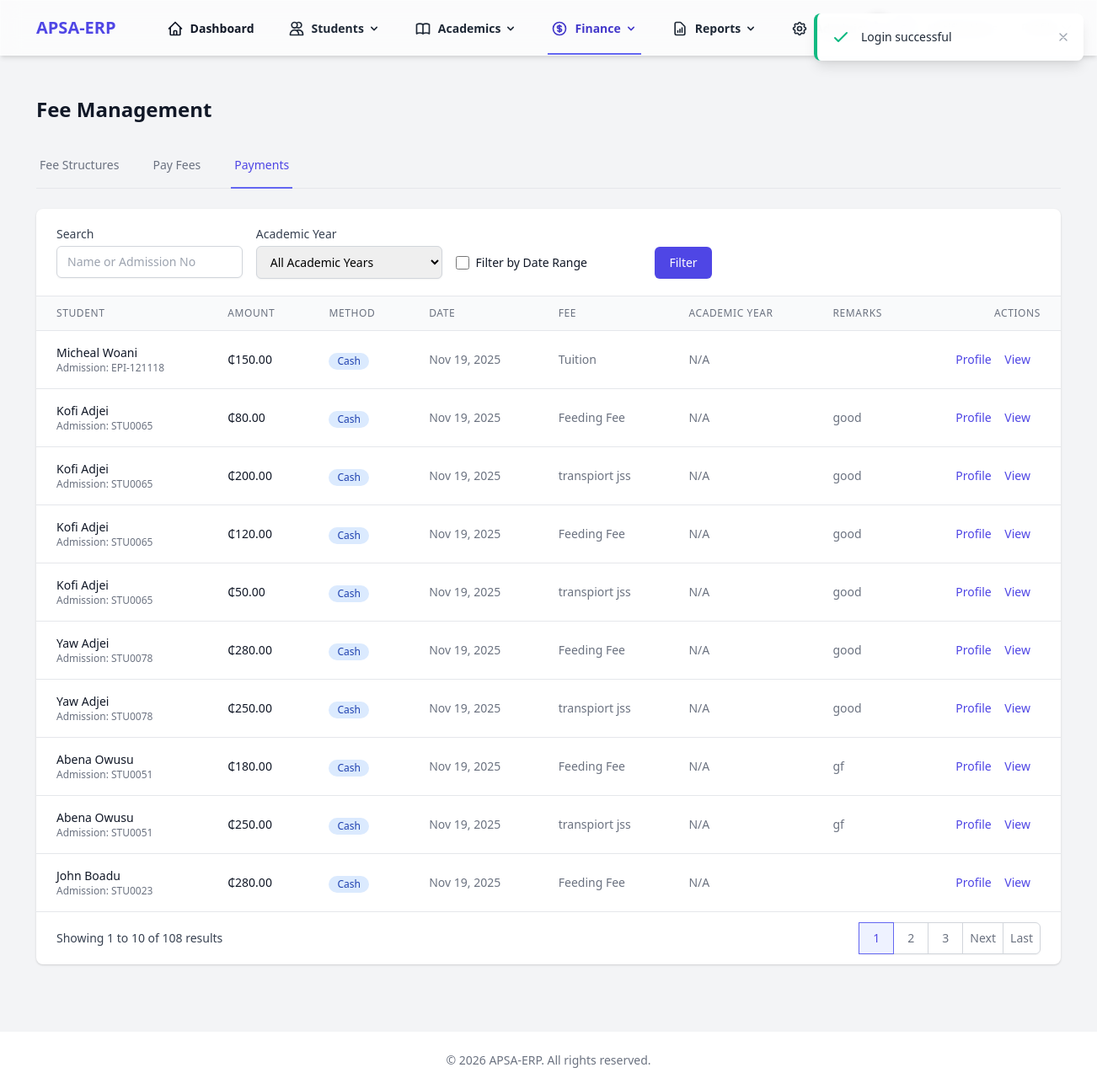
The page /fees?tab=payments (signed in) on the database as committed earlier.
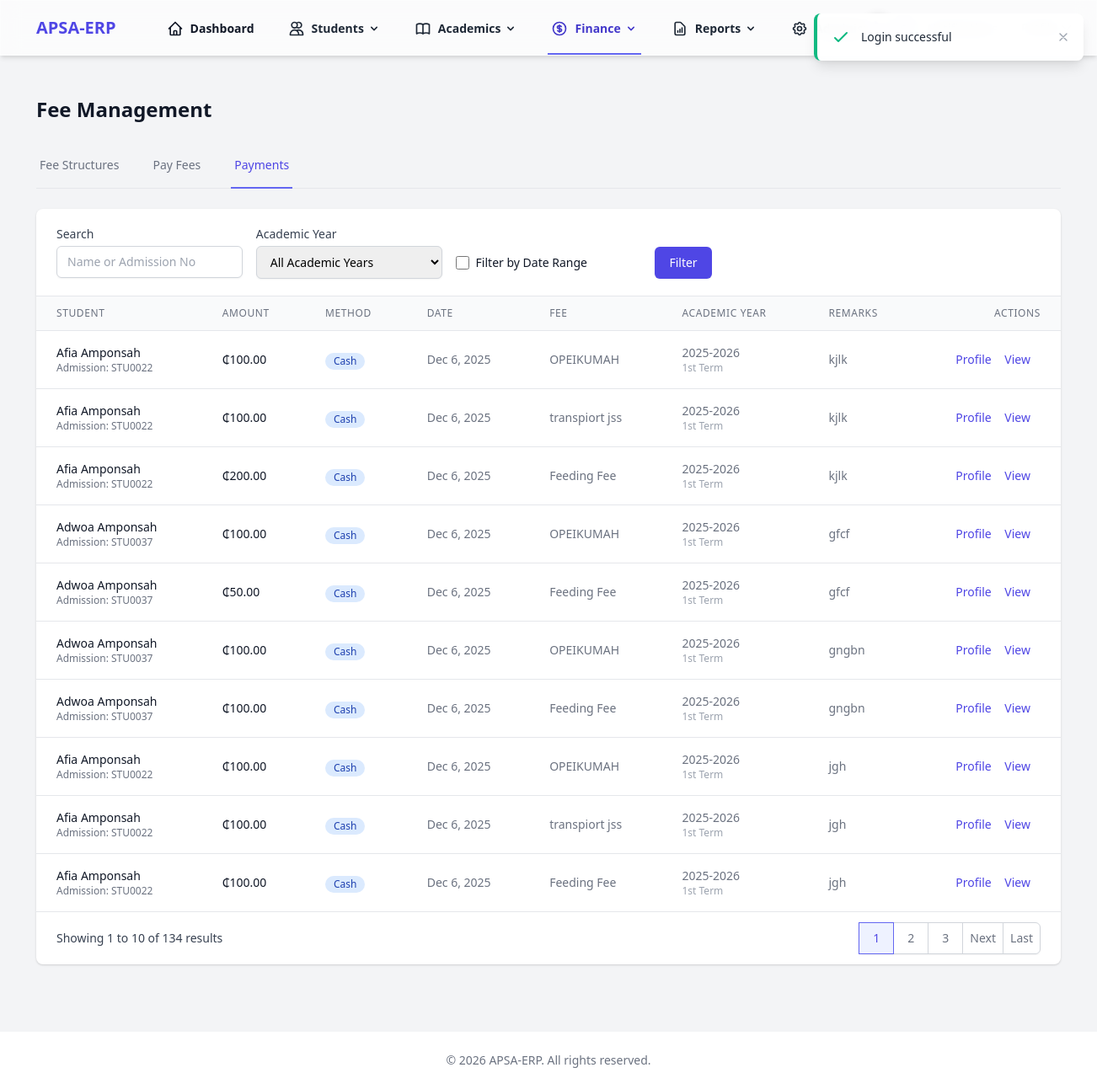
The same page on the database as committed later.
### tables this page shows
CREATE TABLE `payments` (
  `id` int NOT NULL AUTO_INCREMENT,
  `transaction_id` varchar(50) DEFAULT NULL,
  `student_id` int NOT NULL,
  `fee_id` int DEFAULT NULL,
  `academic_year_id` int DEFAULT NULL,
  `term` varchar(50) DEFAULT NULL,
  `cash_payer_name` varchar(100) DEFAULT NULL,
  `cash_payer_phone` varchar(20) DEFAULT NULL,
  `mobile_money_sender_name` varchar(100) DEFAULT NULL,
  `mobile_money_sender_number` varchar(20) DEFAULT NULL,
  `mobile_money_reference` varchar(100) DEFAULT NULL,
  `bank_transfer_sender_bank` varchar(100) DEFAULT NULL,
  `bank_transfer_invoice_number` varchar(100) DEFAULT NULL,
  `bank_transfer_details` text,
  `cheque_bank` varchar(100) DEFAULT NULL,
  `cheque_number` varchar(50) DEFAULT NULL,
  `cheque_details` text,
  `amount` decimal(10,2) NOT NULL,
  `method` enum('cash','cheque','bank_transfer','mobile_money','other') DEFAULT NULL,
  `date` date NOT NULL,
  `remarks` text,
  `created_at` timestamp NULL DEFAULT CURRENT_TIMESTAMP,
  `updated_at` timestamp NULL DEFAULT CURRENT_TIMESTAMP ON UPDATE CURRENT_TIMESTAMP,
  PRIMARY KEY (`id`),
  KEY `student_id` (`student_id`),
  KEY `fk_payments_fee_id` (`fee_id`),
  KEY `fk_payments_academic_year_id` (`academic_year_id`),
  KEY `idx_transaction_id` (`transaction_id`)
);

CREATE TABLE `students` (
  `id` int NOT NULL AUTO_INCREMENT,
  `user_id` int DEFAULT NULL,
  `admission_no` varchar(20) NOT NULL,
  `first_name` varchar(50) NOT NULL,
  `last_name` varchar(50) NOT NULL,
  `dob` date DEFAULT NULL,
  `gender` enum('male','female','other') DEFAULT NULL,
  `class_id` int DEFAULT NULL,
  `guardian_name` varchar(100) DEFAULT NULL,
  `guardian_phone` varchar(20) DEFAULT NULL,
  `address` text,
  `medical_info` text,
  `created_at` timestamp NULL DEFAULT CURRENT_TIMESTAMP,
  `updated_at` timestamp NULL DEFAULT CURRENT_TIMESTAMP ON UPDATE CURRENT_TIMESTAMP,
  `profile_picture` varchar(255) DEFAULT NULL,
  `admission_date` date DEFAULT NULL,
  `academic_year_id` int DEFAULT NULL,
  `student_category` enum('regular_day','regular_boarding','international') NOT NULL DEFAULT 'regular_day',
  `student_category_details` text,
  PRIMARY KEY (`id`),
  UNIQUE KEY `admission_no` (`admission_no`),
  KEY `user_id` (`user_id`),
  KEY `fk_students_academic_year` (`academic_year_id`)
);

CREATE TABLE `fees` (
  `id` int NOT NULL AUTO_INCREMENT,
  `name` varchar(100) NOT NULL,
  `amount` decimal(10,2) NOT NULL,
  `type` enum('tuition','transport','feeding','other') DEFAULT 'other',
  `class_id` int DEFAULT NULL,
  `original_classes` text,
  `academic_year_id` int DEFAULT NULL,
  `description` text,
  `created_at` timestamp NULL DEFAULT CURRENT_TIMESTAMP,
  `updated_at` timestamp NULL DEFAULT CURRENT_TIMESTAMP ON UPDATE CURRENT_TIMESTAMP,
  PRIMARY KEY (`id`),
  KEY `class_id` (`class_id`),
  KEY `fk_fees_academic_year_id` (`academic_year_id`)
);

CREATE TABLE `academic_years` (
  `id` int NOT NULL AUTO_INCREMENT,
  `name` varchar(50) NOT NULL,
  `start_date` date NOT NULL,
  `end_date` date NOT NULL,
  `is_current` tinyint(1) DEFAULT '0',
  `status` enum('active','inactive') DEFAULT 'active',
  `term` varchar(50) DEFAULT NULL,
  `created_at` timestamp NULL DEFAULT CURRENT_TIMESTAMP,
  `updated_at` timestamp NULL DEFAULT CURRENT_TIMESTAMP ON UPDATE CURRENT_TIMESTAMP,
  PRIMARY KEY (`id`)
);

### resources/views/fees/index.php (the view, shortened to what the changed rows need)
<?php
function buildPaginationUrl($page, $perPage, $searchTerm = '', $academicYearId = '', $dateFrom = '', $dateTo = '', $enableDateFilter = false) {
    $params = [
        'tab' => 'payments',
        'page' => $page,
        'per_page' => $perPage
    ];
    return '/fees?' . http_build_query($params);
}
$activeTab = $_GET['tab'] ?? 'structures';
?>
<div class="max-w-7xl mx-auto py-6 sm:px-6 lg:px-8">
    <div class="px-4 py-6 sm:px-0">
        <div class="flex justify-between items-center mb-6">
            <h1 class="text-2xl font-semibold text-gray-900">Fee Management</h1>
        </div>
        <?php if ($activeTab === 'payments'): ?>
        <div class="bg-white shadow overflow-hidden sm:rounded-lg">
            <div class="overflow-x-auto">
                <table class="min-w-full divide-y divide-gray-200">
                    <thead class="bg-gray-50">
                        <tr>
                            <th scope="col" class="px-6 py-3 text-left text-xs font-medium text-gray-500 uppercase tracking-wider">
                                Student
                            </th>
                            <th scope="col" class="px-6 py-3 text-left text-xs font-medium text-gray-500 uppercase tracking-wider">
                                Amount
                            </th>
                            <th scope="col" class="px-6 py-3 text-left text-xs font-medium text-gray-500 uppercase tracking-wider">
                                Method
                            </th>
                            <th scope="col" class="px-6 py-3 text-left text-xs font-medium text-gray-500 uppercase tracking-wider">
                                Date
                            </th>
                            <th scope="col" class="px-6 py-3 text-left text-xs font-medium text-gray-500 uppercase tracking-wider">
                                Fee
                            </th>
                            <th scope="col" class="px-6 py-3 text-left text-xs font-medium text-gray-500 uppercase tracking-wider">
                                Academic Year
                            </th>
                            <th scope="col" class="px-6 py-3 text-left text-xs font-medium text-gray-500 uppercase tracking-wider">
                                Remarks
                            </th>
                            <th scope="col" class="px-6 py-3 text-right text-xs font-medium text-gray-500 uppercase tracking-wider">
                                Actions
                            </th>
                        </tr>
                    </thead>
                    <tbody class="bg-white divide-y divide-gray-200">
                        <?php if (empty($payments)): ?>
                            <tr>
                                <td colspan="8" class="px-6 py-4 text-center text-gray-500">
                                    No payments found
                                </td>
                            </tr>
                        <?php else: ?>
                            <?php foreach ($payments as $payment): ?>
                                <tr>
                                    <td class="px-6 py-4 whitespace-nowrap text-sm text-gray-900">
                                        <div class="font-medium text-gray-900"><?= htmlspecialchars($payment['first_name'] ?? '') ?> <?= htmlspecialchars($payment['last_name'] ?? '') ?></div>
                                        <div class="text-gray-500 text-xs">Admission: <?= htmlspecialchars($payment['admission_no'] ?? '') ?></div>
                                    </td>
                                    <td class="px-6 py-4 whitespace-nowrap text-sm text-gray-900">
                                        ₵<?= number_format($payment['amount'] ?? 0, 2) ?>
                                    </td>
                                    <td class="px-6 py-4 whitespace-nowrap">
                                        <?php
                                        $methodLabels = [
                                            'cash' => 'Cash',
                                            'cheque' => 'Cheque',
                                            'bank_transfer' => 'Bank Transfer',
                                            'mobile_money' => 'Mobile Money',
                                            'other' => 'Other'
                                        ];
                                        $method = $payment['method'] ?? 'other';
                                        $methodLabel = $methodLabels[$method] ?? ucfirst(str_replace('_', ' ', $method));
                                        ?>
                                        <span class="inline-flex items-center px-2.5 py-0.5 rounded-full text-xs font-medium bg-blue-100 text-blue-800">
                                            <?= htmlspecialchars($methodLabel) ?>
                                        </span>
                                    </td>
                                    <td class="px-6 py-4 whitespace-nowrap text-sm text-gray-500">
                                        <?= date('M j, Y', strtotime($payment['date'] ?? '')) ?>
                                    </td>
                                    <td class="px-6 py-4 whitespace-nowrap text-sm text-gray-500">
                                        <?= htmlspecialchars($payment['fee_name'] ?? 'N/A') ?>
                                    </td>
                                    <td class="px-6 py-4 whitespace-nowrap text-sm text-gray-500">
                                        <?= htmlspecialchars($payment['academic_year_name'] ?? 'N/A') ?>
                                        <?php if (!empty($payment['term'])): ?>
                                            <div class="text-xs text-gray-400"><?= htmlspecialchars($payment['term']) ?></div>
                                        <?php endif; ?>
                                    </td>
                                    <td class="px-6 py-4 text-sm text-gray-500 max-w-xs truncate">
                                        <?= htmlspecialchars($payment['remarks'] ?? '') ?>
                                    </td>
                                    <td class="px-6 py-4 whitespace-nowrap text-right text-sm font-medium">
                                        <button class="profile-financial-btn text-indigo-600 hover:text-indigo-900 mr-3" data-student-id="<?= $payment['student_id'] ?>" onclick="openStudentFinancialModal(<?= $payment['student_id'] ?>)">
                                            Profile
                                        </button>
                                        <button class="view-payment-btn text-indigo-600 hover:text-indigo-900 mr-3" data-payment-id="<?= $payment['id'] ?>">
                                            View
                                        </button>
                                    </td>
                                </tr>
                            <?php endforeach; ?>
                        <?php endif; ?>
                    </tbody>
                </table>
            </div>
            <?php if (isset($pagination) && $pagination['total_pages'] > 1): ?>
            <div class="px-4 py-3 flex items-center justify-between border-t border-gray-200 sm:px-6">
                <div class="hidden sm:flex-1 sm:flex sm:items-center sm:justify-between">
                    <div>
                        <p class="text-sm text-gray-700">
                            Showing
                            <span class="font-medium"><?= (($pagination['current_page'] - 1) * $pagination['per_page'] + 1) ?></span>
                            to
                            <span class="font-medium"><?= min($pagination['current_page'] * $pagination['per_page'], $pagination['total']) ?></span>
                            of
                            <span class="font-medium"><?= $pagination['total'] ?></span>
                            results
                        </p>
                    </div>
                    <div>
                        <nav class="relative z-0 inline-flex rounded-md shadow-sm -space-x-px" aria-label="Pagination">
                            <?php
                            $startPage = max(1, $pagination['current_page'] - 2);
                            $endPage = min($pagination['total_pages'], $pagination['current_page'] + 2);
                            for ($i = $startPage; $i <= $endPage; $i++):
                            ?>
                            <a href="<?= buildPaginationUrl($i, $perPage ?? 10, $searchTerm ?? '', $academicYearId ?? '', $dateFrom ?? '', $dateTo ?? '', $enableDateFilter ?? false) ?>"
                               class="<?= $i == $pagination['current_page'] ? 'z-10 bg-indigo-50 border-indigo-500 text-indigo-600' : 'bg-white border-gray-300 text-gray-500 hover:bg-gray-50' ?> relative inline-flex items-center px-4 py-2 border text-sm font-medium">
                                <?= $i ?>
                            </a>
                            <?php endfor; ?>
                            <?php if ($pagination['current_page'] < $pagination['total_pages']): ?>
                            <a href="<?= buildPaginationUrl($pagination['current_page'] + 1, $perPage ?? 10, $searchTerm ?? '', $academicYearId ?? '', $dateFrom ?? '', $dateTo ?? '', $enableDateFilter ?? false) ?>"
                               class="relative inline-flex items-center px-2 py-2 border border-gray-300 bg-white text-sm font-medium text-gray-500 hover:bg-gray-50">
                                <span>Next</span>
                            </a>
                            <a href="<?= buildPaginationUrl($pagination['total_pages'], $perPage ?? 10, $searchTerm ?? '', $academicYearId ?? '', $dateFrom ?? '', $dateTo ?? '', $enableDateFilter ?? false) ?>"
                               class="relative inline-flex items-center px-2 py-2 rounded-r-md border border-gray-300 bg-white text-sm font-medium text-gray-500 hover:bg-gray-50">
                                <span>Last</span>
                            </a>
                            <?php endif; ?>
                        </nav>
                    </div>
                </div>
            </div>
            <?php endif; ?>
        </div>
        <?php endif; ?>
    </div>
</div>
<?php
include RESOURCES_PATH . '/layouts/app.php';
?>

Rows that differ between the two databases and show on the page:
no longer on this page (row unchanged): payments: student.first_name "Micheal", student.last_name "Woani", student.admission_no "EPI-121118", amount "150.00", method "Cash", date "Nov 19, 2025", fee.name "Tuition", academic_year_name "N/A"
no longer on this page (row unchanged): payments: student.first_name "Kofi", student.last_name "Adjei", student.admission_no "STU0065", amount "80.00", method "Cash", date "Nov 19, 2025", fee.name "Feeding Fee", academic_year_name "N/A", remarks "good"
no longer on this page (row unchanged): payments: student.first_name "Kofi", student.last_name "Adjei", student.admission_no "STU0065", amount "200.00", method "Cash", date "Nov 19, 2025", fee.name "transpiort jss", academic_year_name "N/A", remarks "good"
no longer on this page (row unchanged): payments: student.first_name "Kofi", student.last_name "Adjei", student.admission_no "STU0065", amount "120.00", method "Cash", date "Nov 19, 2025", fee.name "Feeding Fee", academic_year_name "N/A", remarks "good"
no longer on this page (row unchanged): payments: student.first_name "Kofi", student.last_name "Adjei", student.admission_no "STU0065", amount "50.00", method "Cash", date "Nov 19, 2025", fee.name "transpiort jss", academic_year_name "N/A", remarks "good"
no longer on this page (row unchanged): payments: student.first_name "Yaw", student.last_name "Adjei", student.admission_no "STU0078", amount "280.00", method "Cash", date "Nov 19, 2025", fee.name "Feeding Fee", academic_year_name "N/A", remarks "good"
no longer on this page (row unchanged): payments: student.first_name "Yaw", student.last_name "Adjei", student.admission_no "STU0078", amount "250.00", method "Cash", date "Nov 19, 2025", fee.name "transpiort jss", academic_year_name "N/A", remarks "good"
no longer on this page (row unchanged): payments: student.first_name "Abena", student.last_name "Owusu", student.admission_no "STU0051", amount "180.00", method "Cash", date "Nov 19, 2025", fee.name "Feeding Fee", academic_year_name "N/A", remarks "gf"
no longer on this page (row unchanged): payments: student.first_name "Abena", student.last_name "Owusu", student.admission_no "STU0051", amount "250.00", method "Cash", date "Nov 19, 2025", fee.name "transpiort jss", academic_year_name "N/A", remarks "gf"
no longer on this page (row unchanged): payments: student.first_name "John", student.last_name "Boadu", student.admission_no "STU0023", amount "280.00", method "Cash", date "Nov 19, 2025", fee.name "Feeding Fee", academic_year_name "N/A"
added payments: student.first_name "Afia", student.last_name "Amponsah", student.admission_no "STU0022", amount "100.00", method "Cash", date "Dec 6, 2025", fee.name "OPEIKUMAH", academic_year.name "2025-2026", term "1st Term", remarks "kjlk"
added payments: student.first_name "Afia", student.last_name "Amponsah", student.admission_no "STU0022", amount "100.00", method "Cash", date "Dec 6, 2025", fee.name "transpiort jss", academic_year.name "2025-2026", term "1st Term", remarks "kjlk"
added payments: student.first_name "Afia", student.last_name "Amponsah", student.admission_no "STU0022", amount "200.00", method "Cash", date "Dec 6, 2025", fee.name "Feeding Fee", academic_year.name "2025-2026", term "1st Term", remarks "kjlk"
added payments: student.first_name "Adwoa", student.last_name "Amponsah", student.admission_no "STU0037", amount "100.00", method "Cash", date "Dec 6, 2025", fee.name "OPEIKUMAH", academic_year.name "2025-2026", term "1st Term", remarks "gfcf"
added payments: student.first_name "Adwoa", student.last_name "Amponsah", student.admission_no "STU0037", amount "50.00", method "Cash", date "Dec 6, 2025", fee.name "Feeding Fee", academic_year.name "2025-2026", term "1st Term", remarks "gfcf"
added payments: student.first_name "Adwoa", student.last_name "Amponsah", student.admission_no "STU0037", amount "100.00", method "Cash", date "Dec 6, 2025", fee.name "OPEIKUMAH", academic_year.name "2025-2026", term "1st Term", remarks "gngbn"
added payments: student.first_name "Adwoa", student.last_name "Amponsah", student.admission_no "STU0037", amount "100.00", method "Cash", date "Dec 6, 2025", fee.name "Feeding Fee", academic_year.name "2025-2026", term "1st Term", remarks "gngbn"
added payments: student.first_name "Afia", student.last_name "Amponsah", student.admission_no "STU0022", amount "100.00", method "Cash", date "Dec 6, 2025", fee.name "OPEIKUMAH", academic_year.name "2025-2026", term "1st Term", remarks "jgh"
added payments: student.first_name "Afia", student.last_name "Amponsah", student.admission_no "STU0022", amount "100.00", method "Cash", date "Dec 6, 2025", fee.name "transpiort jss", academic_year.name "2025-2026", term "1st Term", remarks "jgh"
added payments: student.first_name "Afia", student.last_name "Amponsah", student.admission_no "STU0022", amount "100.00", method "Cash", date "Dec 6, 2025", fee.name "Feeding Fee", academic_year.name "2025-2026", term "1st Term", remarks "jgh"
Other text that changed with them:
$pagination['total']: "108" → "134"
